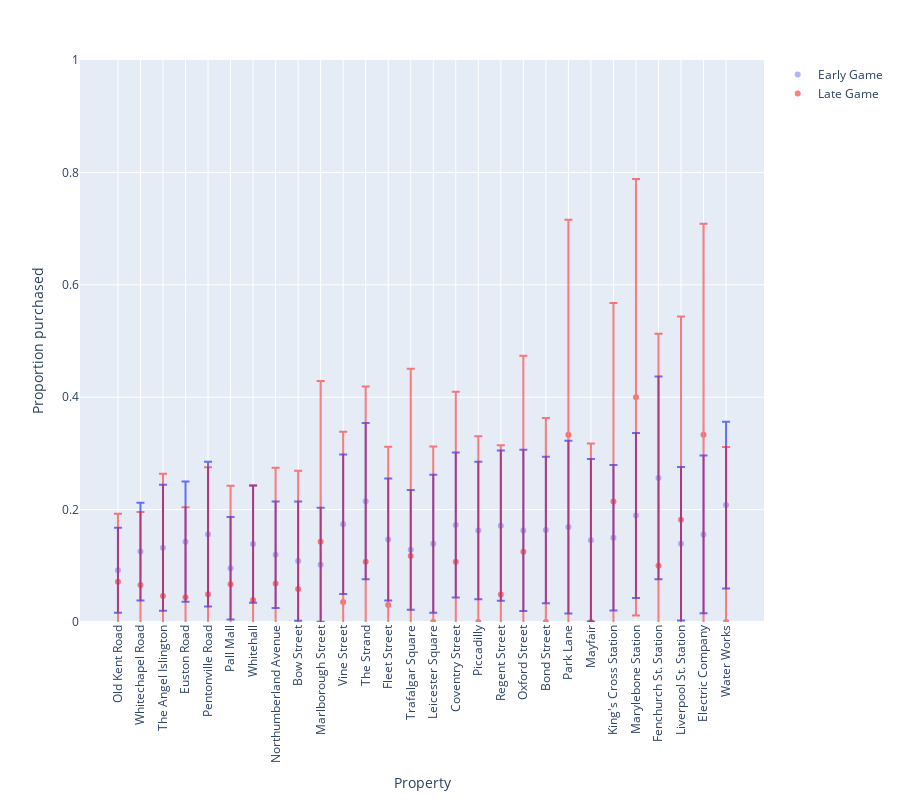

Notebook cell for this chart:
### Code cell
plot_action_proportions(df_purchase, 'Proportion purchased (early game)', 'Proportion purchased (late game)', 'Proportion purchased')

### Figure 1 — Plotly figure (JSON) as saved in the notebook; plotly's stock layout.template omitted (floating-point values rounded to 4 significant figures)
{"data": [{"error_y": {"array": [0.07558, 0.08687, 0.1121, 0.107, 0.1288, 0.09137, 0.1043, 0.0946, 0.1062, 0.1014, 0.124, 0.1391, 0.1086, 0.1066, 0.1228, 0.1292, 0.1223, 0.1336, 0.1435, 0.1303, 0.1536, 0.1445, 0.1295, 0.1467, 0.1805, 0.1364, 0.1402, 0.1483]}, "hovertemplate": "Property=%{x}<br>Proportion purchased (early game)=%{y}<extra></extra>", "legendgroup": "", "marker": {"color": "#636efa", "opacity": 0.5, "symbol": "circle"}, "mode": "markers", "name": "Early Game", "orientation": "v", "showlegend": true, "type": "scatter", "x": ["Old Kent Road", "Whitechapel Road", "The Angel Islington", "Euston Road", "Pentonville Road", "Pall Mall", "Whitehall", "Northumberland Avenue", "Bow Street", "Marlborough Street", "Vine Street", "The Strand", "Fleet Street", "Trafalgar Square", "Leicester Square", "Coventry Street", "Piccadilly", "Regent Street", "Oxford Street", "Bond Street", "Park Lane", "Mayfair", "King's Cross Station", "Marylebone Station", "Fenchurch St. Station", "Liverpool St. Station", "Electric Company", "Water Works"], "xaxis": "x", "y": [0.09202, 0.1252, 0.1322, 0.1429, 0.1562, 0.09567, 0.1387, 0.1196, 0.1084, 0.1017, 0.1741, 0.215, 0.1469, 0.1284, 0.1393, 0.1726, 0.1627, 0.1714, 0.1629, 0.1636, 0.1688, 0.1453, 0.15, 0.1897, 0.2564, 0.1392, 0.1559, 0.2081], "yaxis": "y"}, {"error_y": {"array": [0.1213, 0.1298, 0.2175, 0.1603, 0.2264, 0.1752, 0.2039, 0.206, 0.2104, 0.286, 0.3029, 0.3117, 0.2816, 0.333, 0.3124, 0.3026, 0.3306, 0.2657, 0.3485, 0.3628, 0.3825, 0.3176, 0.3534, 0.3884, 0.4128, 0.3618, 0.3755, 0.3114]}, "hovertemplate": "Property=%{x}<br>Proportion purchased (late game)=%{y}<extra></extra>", "legendgroup": "", "marker": {"color": "red", "symbol": "circle"}, "mode": "markers", "name": "Late Game", "opacity": 0.5, "orientation": "v", "showlegend": true, "type": "scatter", "x": ["Old Kent Road", "Whitechapel Road", "The Angel Islington", "Euston Road", "Pentonville Road", "Pall Mall", "Whitehall", "Northumberland Avenue", "Bow Street", "Marlborough Street", "Vine Street", "The Strand", "Fleet Street", "Trafalgar Square", "Leicester Square", "Coventry Street", "Piccadilly", "Regent Street", "Oxford Street", "Bond Street", "Park Lane", "Mayfair", "King's Cross Station", "Marylebone Station", "Fenchurch St. Station", "Liverpool St. Station", "Electric Company", "Water Works"], "xaxis": "x", "y": [0.07143, 0.06573, 0.04615, 0.04412, 0.04918, 0.06731, 0.03896, 0.06849, 0.05882, 0.1429, 0.03571, 0.1071, 0.0303, 0.1176, 0, 0.1071, 0, 0.04878, 0.125, 0, 0.3333, 0, 0.2143, 0.4, 0.1, 0.1818, 0.3333, 0], "yaxis": "y"}], "layout": {"height": 800, "legend": {"tracegroupgap": 0}, "margin": {"t": 60}, "xaxis": {"anchor": "y", "domain": [0, 1], "tickangle": -90, "title": {"text": "Property"}}, "yaxis": {"anchor": "x", "domain": [0, 1], "range": [0, 1], "title": {"text": "Proportion purchased"}}}}
